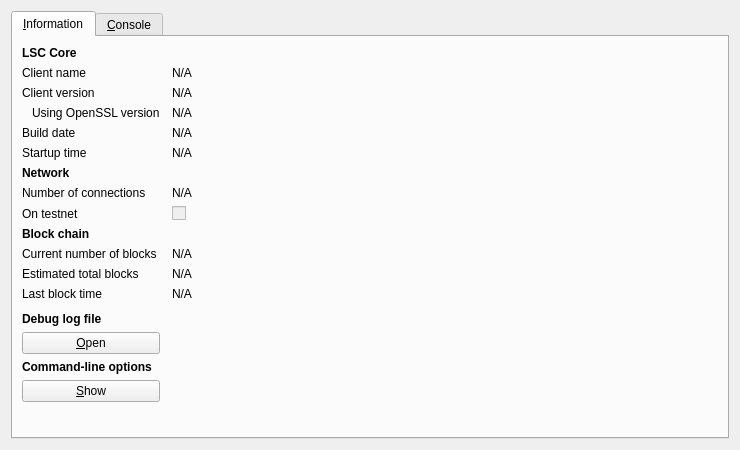
<?xml version="1.0" encoding="UTF-8"?>
<ui version="4.0">
 <class>RPCConsole</class>
 <widget class="QDialog" name="RPCConsole">
  <property name="geometry">
   <rect>
    <x>0</x>
    <y>0</y>
    <width>740</width>
    <height>450</height>
   </rect>
  </property>
  <property name="windowTitle">
   <string>LSC - Debug window</string>
  </property>
  <layout class="QVBoxLayout" name="verticalLayout_2">
   <item>
    <widget class="QTabWidget" name="tabWidget">
     <property name="currentIndex">
      <number>0</number>
     </property>
     <widget class="QWidget" name="tab_info">
      <attribute name="title">
       <string>&amp;Information</string>
      </attribute>
      <layout class="QGridLayout" name="gridLayout" columnstretch="0,1">
       <property name="horizontalSpacing">
        <number>12</number>
       </property>
       <item row="0" column="0">
        <widget class="QLabel" name="label_9">
         <property name="font">
          <font>
           <weight>75</weight>
           <bold>true</bold>
          </font>
         </property>
         <property name="text">
          <string>LSC Core</string>
         </property>
        </widget>
       </item>
       <item row="1" column="0">
        <widget class="QLabel" name="label_5">
         <property name="text">
          <string>Client name</string>
         </property>
        </widget>
       </item>
       <item row="1" column="1">
        <widget class="QLabel" name="clientName">
         <property name="cursor">
          <cursorShape>IBeamCursor</cursorShape>
         </property>
         <property name="text">
          <string>N/A</string>
         </property>
         <property name="textFormat">
          <enum>Qt::PlainText</enum>
         </property>
         <property name="textInteractionFlags">
          <set>Qt::LinksAccessibleByMouse|Qt::TextSelectableByKeyboard|Qt::TextSelectableByMouse</set>
         </property>
        </widget>
       </item>
       <item row="2" column="0">
        <widget class="QLabel" name="label_6">
         <property name="text">
          <string>Client version</string>
         </property>
        </widget>
       </item>
       <item row="2" column="1">
        <widget class="QLabel" name="clientVersion">
         <property name="cursor">
          <cursorShape>IBeamCursor</cursorShape>
         </property>
         <property name="text">
          <string>N/A</string>
         </property>
         <property name="textFormat">
          <enum>Qt::PlainText</enum>
         </property>
         <property name="textInteractionFlags">
          <set>Qt::LinksAccessibleByMouse|Qt::TextSelectableByKeyboard|Qt::TextSelectableByMouse</set>
         </property>
        </widget>
       </item>
       <item row="3" column="0">
        <widget class="QLabel" name="label_14">
         <property name="text">
          <string>Using OpenSSL version</string>
         </property>
         <property name="indent">
          <number>10</number>
         </property>
        </widget>
       </item>
       <item row="3" column="1">
        <widget class="QLabel" name="openSSLVersion">
         <property name="cursor">
          <cursorShape>IBeamCursor</cursorShape>
         </property>
         <property name="text">
          <string>N/A</string>
         </property>
         <property name="textFormat">
          <enum>Qt::PlainText</enum>
         </property>
         <property name="textInteractionFlags">
          <set>Qt::LinksAccessibleByMouse|Qt::TextSelectableByKeyboard|Qt::TextSelectableByMouse</set>
         </property>
        </widget>
       </item>
       <item row="4" column="0">
        <widget class="QLabel" name="label_12">
         <property name="text">
          <string>Build date</string>
         </property>
        </widget>
       </item>
       <item row="4" column="1">
        <widget class="QLabel" name="buildDate">
         <property name="cursor">
          <cursorShape>IBeamCursor</cursorShape>
         </property>
         <property name="text">
          <string>N/A</string>
         </property>
         <property name="textFormat">
          <enum>Qt::PlainText</enum>
         </property>
         <property name="textInteractionFlags">
          <set>Qt::LinksAccessibleByMouse|Qt::TextSelectableByKeyboard|Qt::TextSelectableByMouse</set>
         </property>
        </widget>
       </item>
       <item row="5" column="0">
        <widget class="QLabel" name="label_13">
         <property name="text">
          <string>Startup time</string>
         </property>
        </widget>
       </item>
       <item row="5" column="1">
        <widget class="QLabel" name="startupTime">
         <property name="cursor">
          <cursorShape>IBeamCursor</cursorShape>
         </property>
         <property name="text">
          <string>N/A</string>
         </property>
         <property name="textFormat">
          <enum>Qt::PlainText</enum>
         </property>
         <property name="textInteractionFlags">
          <set>Qt::LinksAccessibleByMouse|Qt::TextSelectableByKeyboard|Qt::TextSelectableByMouse</set>
         </property>
        </widget>
       </item>
       <item row="6" column="0">
        <widget class="QLabel" name="label_11">
         <property name="font">
          <font>
           <weight>75</weight>
           <bold>true</bold>
          </font>
         </property>
         <property name="text">
          <string>Network</string>
         </property>
        </widget>
       </item>
       <item row="7" column="0">
        <widget class="QLabel" name="label_7">
         <property name="text">
          <string>Number of connections</string>
         </property>
        </widget>
       </item>
       <item row="7" column="1">
        <widget class="QLabel" name="numberOfConnections">
         <property name="cursor">
          <cursorShape>IBeamCursor</cursorShape>
         </property>
         <property name="text">
          <string>N/A</string>
         </property>
         <property name="textFormat">
          <enum>Qt::PlainText</enum>
         </property>
         <property name="textInteractionFlags">
          <set>Qt::LinksAccessibleByMouse|Qt::TextSelectableByKeyboard|Qt::TextSelectableByMouse</set>
         </property>
        </widget>
       </item>
       <item row="8" column="0">
        <widget class="QLabel" name="label_8">
         <property name="text">
          <string>On testnet</string>
         </property>
        </widget>
       </item>
       <item row="8" column="1">
        <widget class="QCheckBox" name="isTestNet">
         <property name="enabled">
          <bool>false</bool>
         </property>
         <property name="text">
          <string/>
         </property>
        </widget>
       </item>
       <item row="9" column="0">
        <widget class="QLabel" name="label_10">
         <property name="font">
          <font>
           <weight>75</weight>
           <bold>true</bold>
          </font>
         </property>
         <property name="text">
          <string>Block chain</string>
         </property>
        </widget>
       </item>
       <item row="10" column="0">
        <widget class="QLabel" name="label_3">
         <property name="text">
          <string>Current number of blocks</string>
         </property>
        </widget>
       </item>
       <item row="10" column="1">
        <widget class="QLabel" name="numberOfBlocks">
         <property name="cursor">
          <cursorShape>IBeamCursor</cursorShape>
         </property>
         <property name="text">
          <string>N/A</string>
         </property>
         <property name="textFormat">
          <enum>Qt::PlainText</enum>
         </property>
         <property name="textInteractionFlags">
          <set>Qt::LinksAccessibleByMouse|Qt::TextSelectableByKeyboard|Qt::TextSelectableByMouse</set>
         </property>
        </widget>
       </item>
       <item row="11" column="0">
        <widget class="QLabel" name="label_4">
         <property name="text">
          <string>Estimated total blocks</string>
         </property>
        </widget>
       </item>
       <item row="11" column="1">
        <widget class="QLabel" name="totalBlocks">
         <property name="cursor">
          <cursorShape>IBeamCursor</cursorShape>
         </property>
         <property name="text">
          <string>N/A</string>
         </property>
         <property name="textFormat">
          <enum>Qt::PlainText</enum>
         </property>
         <property name="textInteractionFlags">
          <set>Qt::LinksAccessibleByMouse|Qt::TextSelectableByKeyboard|Qt::TextSelectableByMouse</set>
         </property>
        </widget>
       </item>
       <item row="12" column="0">
        <widget class="QLabel" name="label_2">
         <property name="text">
          <string>Last block time</string>
         </property>
        </widget>
       </item>
       <item row="12" column="1">
        <widget class="QLabel" name="lastBlockTime">
         <property name="cursor">
          <cursorShape>IBeamCursor</cursorShape>
         </property>
         <property name="text">
          <string>N/A</string>
         </property>
         <property name="textFormat">
          <enum>Qt::PlainText</enum>
         </property>
         <property name="textInteractionFlags">
          <set>Qt::LinksAccessibleByMouse|Qt::TextSelectableByKeyboard|Qt::TextSelectableByMouse</set>
         </property>
        </widget>
       </item>
       <item row="13" column="0">
        <spacer name="verticalSpacer_2">
         <property name="orientation">
          <enum>Qt::Vertical</enum>
         </property>
         <property name="sizeHint" stdset="0">
          <size>
           <width>20</width>
           <height>20</height>
          </size>
         </property>
        </spacer>
       </item>
       <item row="14" column="0">
        <widget class="QLabel" name="labelDebugLogfile">
         <property name="font">
          <font>
           <weight>75</weight>
           <bold>true</bold>
          </font>
         </property>
         <property name="text">
          <string>Debug log file</string>
         </property>
        </widget>
       </item>
       <item row="15" column="0">
        <widget class="QPushButton" name="openDebugLogfileButton">
         <property name="toolTip">
          <string>Open the LSC debug log file from the current data directory. This can take a few seconds for large log files.</string>
         </property>
         <property name="text">
          <string>&amp;Open</string>
         </property>
         <property name="autoDefault">
          <bool>false</bool>
         </property>
        </widget>
       </item>
       <item row="16" column="0">
        <widget class="QLabel" name="labelCLOptions">
         <property name="font">
          <font>
           <weight>75</weight>
           <bold>true</bold>
          </font>
         </property>
         <property name="text">
          <string>Command-line options</string>
         </property>
        </widget>
       </item>
       <item row="17" column="0">
        <widget class="QPushButton" name="showCLOptionsButton">
         <property name="toolTip">
          <string>Show the LSC-Qt help message to get a list with possible LSC command-line options.</string>
         </property>
         <property name="text">
          <string>&amp;Show</string>
         </property>
         <property name="autoDefault">
          <bool>false</bool>
         </property>
        </widget>
       </item>
       <item row="18" column="0">
        <spacer name="verticalSpacer">
         <property name="orientation">
          <enum>Qt::Vertical</enum>
         </property>
         <property name="sizeHint" stdset="0">
          <size>
           <width>20</width>
           <height>40</height>
          </size>
         </property>
        </spacer>
       </item>
      </layout>
     </widget>
     <widget class="QWidget" name="tab_console">
      <attribute name="title">
       <string>&amp;Console</string>
      </attribute>
      <layout class="QVBoxLayout" name="verticalLayout_3">
       <property name="spacing">
        <number>3</number>
       </property>
       <item>
        <widget class="QTextEdit" name="messagesWidget">
         <property name="minimumSize">
          <size>
           <width>0</width>
           <height>100</height>
          </size>
         </property>
         <property name="readOnly">
          <bool>true</bool>
         </property>
         <property name="tabKeyNavigation" stdset="0">
          <bool>false</bool>
         </property>
         <property name="columnCount" stdset="0">
          <number>2</number>
         </property>
        </widget>
       </item>
       <item>
        <layout class="QHBoxLayout" name="horizontalLayout">
         <property name="spacing">
          <number>3</number>
         </property>
         <item>
          <widget class="QLabel" name="label">
           <property name="text">
            <string notr="true">&gt;</string>
           </property>
          </widget>
         </item>
         <item>
          <widget class="QLineEdit" name="lineEdit"/>
         </item>
         <item>
          <widget class="QPushButton" name="clearButton">
           <property name="maximumSize">
            <size>
             <width>24</width>
             <height>24</height>
            </size>
           </property>
           <property name="toolTip">
            <string>Clear console</string>
           </property>
           <property name="text">
            <string/>
           </property>
           <property name="icon">
            <iconset resource="../bitcoin.qrc">
             <normaloff>:/icons/remove</normaloff>:/icons/remove</iconset>
           </property>
           <property name="shortcut">
            <string notr="true">Ctrl+L</string>
           </property>
           <property name="autoDefault">
            <bool>false</bool>
           </property>
          </widget>
         </item>
        </layout>
       </item>
      </layout>
     </widget>
    </widget>
   </item>
  </layout>
 </widget>
 <resources>
  <include location="../bitcoin.qrc"/>
 </resources>
 <connections/>
</ui>
